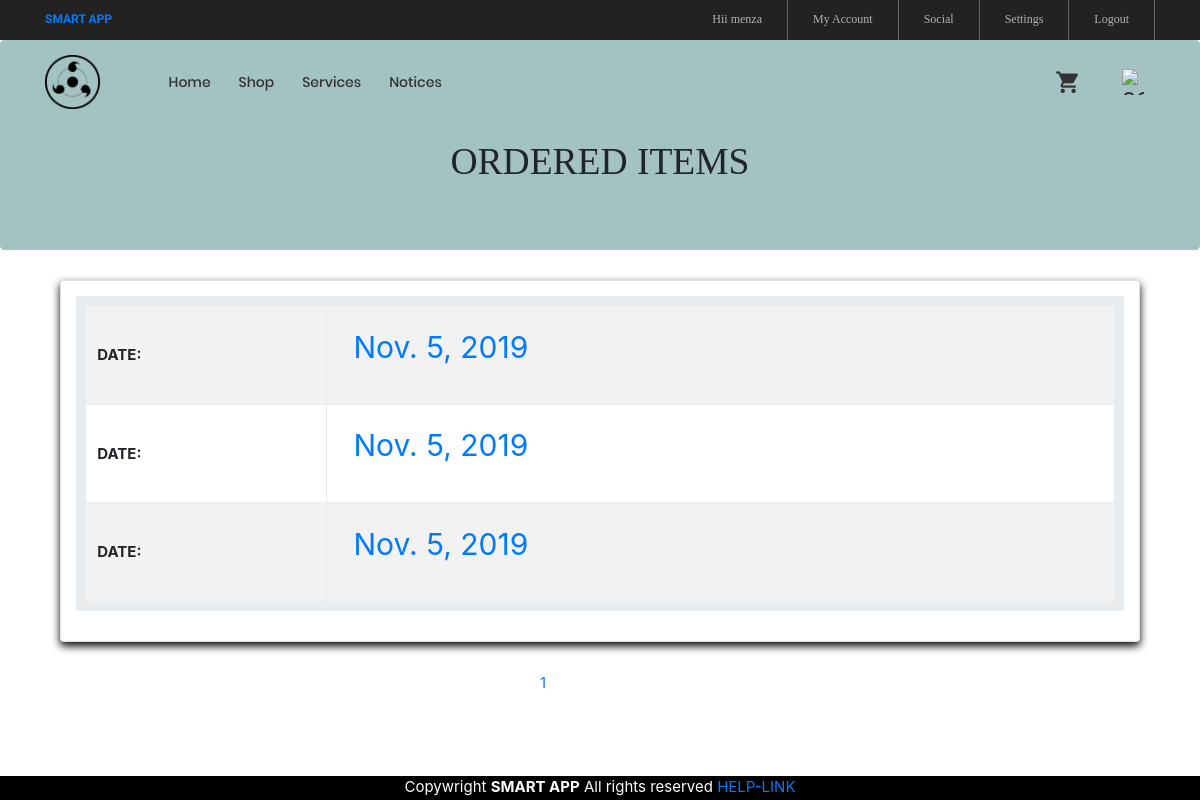
Page /list/ (signed in) on the committed database.
### ser/models.py (models this page shows, shortened)
class Quantity(models.Model):
    author = models.CharField(max_length=50)
    quantity = models.IntegerField()
    item = models.ForeignKey('Item', on_delete=models.CASCADE)
    flat_number = models.CharField(max_length=30)
    created= models.DateField(auto_now_add=True)
    time1 = models.DateTimeField(auto_now_add=True)

### ser/views.py (the view)
# urls.py: path('list/',views.MyView,name="list"),
@login_required
def MyView(request):                #display ordered items
    startdate = date.today()
    enddate = startdate + timedelta(days=7)
    query_results = Quantity.objects.all().order_by('-created')
    aut=request.user.username
    info=[]
    for x in query_results:
        if x.author==aut:
            y={'flnum':x.created,'aut':x.author,'aut2':aut}
            info.append(y)
    paginator=Paginator(info,5)
    try:
        page = int(request.GET.get('page','1'))
    except:
        page = 1
    try:
        info = paginator.page(page)
    except(EmptyPage, InvalidPage):
        info=paginator.page(paginator.num_pages)
    context={
            'info':info,
        }
    return render(request, 'display.html',context)

### templates/display.html (shortened to what this page needs)
{% extends 'index.html' %}
{% load static %}
{% block page_content %}
{% load widget_tweaks %}
<head>
   <link rel="stylesheet" href="{% static 'https://maxcdn.bootstrapcdn.com/bootstrap/3.3.5/css/bootstrap.min.css' %}">
 </head>
<body>
<div class="jumbotron" style="background-color:#a3c2c2">
	<h1 style="font-family: 'Cormorant', serif;"><br><center>ORDERED ITEMS</center></h1>
</div>
<div class="container-fluid" style="padding-left: 5%;padding-right: 5%;">
<div class="card p-3">
<table class="table table-bordered table-striped table-hover table-responsive" style="border-width: 10px">
	<div class="row pl" >
			<tbody>
		{% for y in info %}
			{% if y.aut2 == y.aut %}
					<tr>
								<td style="line-height: 5">
								<b>	DATE: </b></td>
								<td>
                        <a class="nav-link" href= "{% url 'shop_view' y.flnum %}" style="font-size: 30px">{{y.flnum}}</a>
							 </td>
			 		 </tr>
			{% endif %}
		{% endfor %}
</tbody>
	</div></table></div>
</div>
		<div class="pagination p-t-30"  style=" left: 0; bottom: 5%; width: 100%;z-index:3;">
				<ul style="margin-left: 45%">
			{% for pg in info.paginator.page_range %}
			{% if info.number == pg %}
	<a href="?page={{ pg }}" style="color:#1a75ff">{{ pg }}</a>
			{% endif %}
			{% endfor %}
		</ul>
</div>
	{% endblock %}

### templates/base.html (shortened to what this page needs)
{% load static	 %}
<!DOCTYPE html>
<html lang="en">
<head>
	<link rel="stylesheet" type="text/css" href="{% static 'vendor/bootstrap/css/bootstrap.min.css' %}">
	<link rel="stylesheet" type="text/css" href="{% static 'fonts/font-awesome-4.7.0/css/font-awesome.min.css' %}">
	<link rel="stylesheet" type="text/css" href="{% static 'fonts/iconic/css/material-design-iconic-font.min.css' %}">
	<link rel="stylesheet" type="text/css" href="{% static 'fonts/linearicons-v1.0.0/icon-font.min.css' %}">
	<link rel="stylesheet" type="text/css" href="{% static 'vendor/animate/animate.css' %}">
	<link rel="stylesheet" type="text/css" href="{% static 'vendor/css-hamburgers/hamburgers.min.css' %}">
	<link rel="stylesheet" type="text/css" href="{% static 'vendor/animsition/css/animsition.min.css' %}">
	<link rel="stylesheet" type="text/css" href="{% static 'vendor/select2/select2.min.css' %}">
	<link rel="stylesheet" type="text/css" href="{% static 'vendor/daterangepicker/daterangepicker.css' %}">
	<link rel="stylesheet" type="text/css" href="{% static 'vendor/slick/slick.css' %}">
	<link rel="stylesheet" type="text/css" href="{% static 'vendor/MagnificPopup/magnific-popup.css' %}">
	<link rel="stylesheet" type="text/css" href="{% static 'vendor/perfect-scrollbar/perfect-scrollbar.css' %}">
	<link rel="stylesheet" type="text/css" href="{% static 'css/util.css' %}">
	<link rel="stylesheet" type="text/css" href="{% static 'css/main.css' %}">
</head>
<body class="animsition">
	<header>
		<div class="container-menu-desktop">
			<div class="top-bar">
				<div class="content-topbar flex-sb-m h-full container">
					<div class="left-top-bar" style="font-family: Kaushan Script;color:  #9999ff;">
						<b><a href='/index'>SMART APP</a></b>
					</div>
					<div class="right-top-bar flex-w h-full">
						 {% if user.is_authenticated %}
						<a href="#" class="flex-c-m trans-04 p-lr-25" style="border-left: none">
							Hii {{user.first_name}}
						</a>
						<a href="/profile" class="flex-c-m trans-04 p-lr-25">
							My Account
						</a>
						<a href="/residents" class="flex-c-m trans-04 p-lr-25">
							Social
						</a>
						<a href="{% url 'password_change' %}"class="flex-c-m trans-04 p-lr-25">
							Settings
						</a>
						<a href="/accounts/logout" class="flex-c-m trans-04 p-lr-25">
							Logout
						</a>
						{% else %}
						<a href="/accounts/login" class="flex-c-m trans-04 p-lr-25">
							Login
						</a>
						{% endif %}
					</div>
				</div>
			</div>
			<div class="wrap-menu-desktop">
				<nav class="limiter-menu-desktop container">
					<a  class="logo" href='/index'>
						<img src="{% static 'images/logo.png' %}" alt="IMG-LOGO">
					</a>
					<div class="menu-desktop">
						<ul class="main-menu">
								<li>
								<a href="/index">Home</a>
							</li>
							<li>
								<a href="/shop">Shop</a>
							</li>
							<li >
								<a href="/req">Services</a>
							</li>
							<li>
								<a href="/h">Notices</a>
							</li>
						</ul>
					</div>
					<div class="wrap-icon-header flex-w flex-r-m">
						<div class="icon-header-item cl2 hov-cl1 trans-04 p-l-22 p-r-11 " >
							<a href="/list" class="dis-block icon-header-item cl2 hov-cl1 trans-04 p-l-22 p-r-11 " >
							<i class="zmdi zmdi-shopping-cart"></i>
						</a>
						</div>
						<a href="/show" class="dis-block icon-header-item cl2 hov-cl1 trans-04 p-l-22 p-r-11 " >
							 <img src="{% static 'images/service.png' %}" alt="service" style="width:22px;height:26px;float:right; " >
						</a>
					</div>
				</nav>
			</div>
		</div>
	</header>
	<div class="flex-container " style="margin-bottom: 8%">
{% block page_content %}
{% endblock %}
</div><body>
<div class="flex-container " style="background-color:black;color:white;position:fixed; left: 0; bottom: 0; width: 100%;z-index:3;height:3%;">
 <footer>
 <center>Copywright <b>SMART APP</b> All rights reserved <a href="https://www.google.co.in/">
  HELP-LINK</a></center>
</footer>
</div>
</body>
</html>

### signin/static/css/main.css (style rules this page uses)
.container { max-width: 1380px; }
@media (max-width: 1600px) { .container { max-width: 1200px; } }
.container-menu-desktop { height: auto; width: 100%; position: relative; -webkit-transition: all 0.3s; -o-transition: all 0.3s; -moz-transition: all 0.3s; transition: all 0.3s; }
.top-bar { height: 40px; background-color: #222; }
.left-top-bar { font-family: Poppins-Regular; font-size: 12px; line-height: 1.8; color: #b2b2b2; }
.right-top-bar a { font-family: Poppins-Regular; font-size: 12px; line-height: 1.8; height: 100%; color: #b2b2b2; border-right: 1px solid rgba(255,255,255,0.3); }
.right-top-bar a:first-child { border-left: 1px solid rgba(255,255,255,0.3); }
.wrap-menu-desktop { position: fixed; z-index: 1100; background-color: transparent; width: 100%; height: 84px; top: 40px; left: 0px; -webkit-transition: height 0.3s, background-color 0.3s; -o-transition: height 0.3s, background-color 0.3s; -moz-transition: height 0.3s, background-color 0.3s; transition: height 0.3s, background-color 0.3s; }
.limiter-menu-desktop { height: 100%; display: -webkit-box; display: -webkit-flex; display: -moz-box; display: -ms-flexbox; display: flex; align-items: center; background-color: transparent; }
.logo { display: -webkit-box; display: -webkit-flex; display: -moz-box; display: -ms-flexbox; display: flex; align-items: center; height: 65%; margin-right: 55px; }
.logo img { max-width: 100%; max-height: 100%; }
.menu-desktop { display: -webkit-box; display: -webkit-flex; display: -moz-box; display: -ms-flexbox; display: flex; align-items: center; height: 100%; }
.main-menu { list-style-type: none; margin: 0; display: -webkit-box; display: -webkit-flex; display: -moz-box; display: -ms-flexbox; display: flex; align-items: center; }
.main-menu > li { display: block; position: relative; padding: 20px 10px 20px 0px; margin: 0px 4px 0px 14px; }
.main-menu > li > a { font-family: Poppins-Medium; font-size: 14px; color: #333; padding: 5px 0px; transition: all 0.4s; -webkit-transition: all 0.4s; -o-transition: all 0.4s; -moz-transition: all 0.4s; }
.wrap-icon-header { flex-grow: 1; }
.icon-header-item { position: relative; font-size: 26px; line-height: 1; cursor: pointer; }
.cl2 { color: #333; }

### templates/base.html (style rules this page uses)
.card { box-shadow: 0 4px 8px 0 rgb(7, 6, 6); transition: 0.3s; }

### rows in the picture
Quantity: flnum "Nov. 5, 2019"
Quantity: flnum "Nov. 5, 2019"
Quantity: flnum "Nov. 5, 2019"

### other values in the picture
{{ user.first_name }} "menza"
{{ pg }} "1"
